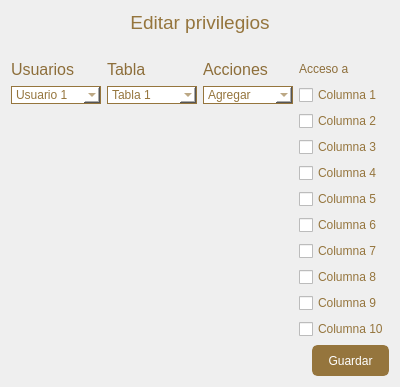
<?xml version="1.0" encoding="UTF-8"?>
<ui version="4.0">
 <class>Form</class>
 <widget class="QWidget" name="Form">
  <property name="geometry">
   <rect>
    <x>0</x>
    <y>0</y>
    <width>400</width>
    <height>300</height>
   </rect>
  </property>
  <property name="windowTitle">
   <string>Form</string>
  </property>
  <layout class="QVBoxLayout" name="verticalLayout">
     <item>
      <spacer name="verticalSpacer_18">
       <property name="orientation">
        <enum>Qt::Vertical</enum>
       </property>
       <property name="sizeHint" stdset="0">
        <size>
         <width>20</width>
         <height>40</height>
        </size>
       </property>
      </spacer>
     </item>
     <item>
      <layout class="QHBoxLayout" name="horizontalLayout_2">
       <item>
        <spacer name="horizontalSpacer_4">
         <property name="orientation">
          <enum>Qt::Horizontal</enum>
         </property>
         <property name="sizeHint" stdset="0">
          <size>
           <width>40</width>
           <height>20</height>
          </size>
         </property>
        </spacer>
       </item>
       <item>
        <widget class="QLabel" name="label_editar_privilegios">
         <property name="styleSheet">
          <string notr="true">font: 26pt &quot;Arial Black&quot;;
color: rgb(149, 117, 61);</string>
         </property>
         <property name="text">
          <string>&lt;html&gt;&lt;head/&gt;&lt;body&gt;&lt;p align=&quot;center&quot;&gt;&lt;span style=&quot; font-size:14pt;&quot;&gt;Editar privilegios&lt;/span&gt;&lt;/p&gt;&lt;/body&gt;&lt;/html&gt;</string>
         </property>
        </widget>
       </item>
       <item>
        <spacer name="horizontalSpacer_3">
         <property name="orientation">
          <enum>Qt::Horizontal</enum>
         </property>
         <property name="sizeHint" stdset="0">
          <size>
           <width>40</width>
           <height>20</height>
          </size>
         </property>
        </spacer>
       </item>
      </layout>
     </item>
     <item>
      <spacer name="horizontalSpacer">
       <property name="orientation">
        <enum>Qt::Horizontal</enum>
       </property>
       <property name="sizeHint" stdset="0">
        <size>
         <width>40</width>
         <height>20</height>
        </size>
       </property>
      </spacer>
     </item>
     <item>
      <layout class="QGridLayout" name="gridLayout">
       <item row="0" column="1">
        <widget class="QLabel" name="label_tablas">
         <property name="styleSheet">
          <string notr="true">font: 12pt &quot;Arial Rounded MT Bold&quot;;
color: rgb(141, 110, 58);</string>
         </property>
         <property name="text">
          <string>&lt;html&gt;&lt;head/&gt;&lt;body&gt;&lt;p&gt;&lt;span style=&quot; font-size:12pt;&quot;&gt;Tabla&lt;/span&gt;&lt;/p&gt;&lt;/body&gt;&lt;/html&gt;</string>
         </property>
        </widget>
       </item>
       <item row="7" column="3">
        <widget class="QCheckBox" name="acceso_8">
         <property name="styleSheet">
          <string notr="true">
font: 75 11pt &quot;MS Shell Dlg 2&quot;;
color: rgb(149, 117, 61);</string>
         </property>
         <property name="text">
          <string>Columna 7</string>
         </property>
        </widget>
       </item>
       <item row="1" column="0">
        <widget class="QComboBox" name="usuarioslist">
         <property name="styleSheet">
          <string notr="true">QComboBox{
border: 1px solid #95753d;
background-color: white;
font: 75 11pt &quot;MS Shell Dlg 2&quot;;
color: rgb(149, 117, 61);
}</string>
         </property>
         <item>
          <property name="text">
           <string>Usuario 1</string>
          </property>
         </item>
         <item>
          <property name="text">
           <string>Usuario 2</string>
          </property>
         </item>
         <item>
          <property name="text">
           <string>Usuario 3</string>
          </property>
         </item>
        </widget>
       </item>
       <item row="1" column="3">
        <widget class="QCheckBox" name="acceso_1">
         <property name="styleSheet">
          <string notr="true">
font: 75 11pt &quot;MS Shell Dlg 2&quot;;
color: rgb(149, 117, 61);</string>
         </property>
         <property name="text">
          <string>Columna 1</string>
         </property>
        </widget>
       </item>
       <item row="10" column="3">
        <widget class="QCheckBox" name="acceso_2">
         <property name="styleSheet">
          <string notr="true">
font: 75 11pt &quot;MS Shell Dlg 2&quot;;
color: rgb(149, 117, 61);</string>
         </property>
         <property name="text">
          <string>Columna 10</string>
         </property>
        </widget>
       </item>
       <item row="4" column="3">
        <widget class="QCheckBox" name="acceso_5">
         <property name="styleSheet">
          <string notr="true">
font: 75 11pt &quot;MS Shell Dlg 2&quot;;
color: rgb(149, 117, 61);</string>
         </property>
         <property name="text">
          <string>Columna 4</string>
         </property>
        </widget>
       </item>
       <item row="5" column="3">
        <widget class="QCheckBox" name="acceso_6">
         <property name="styleSheet">
          <string notr="true">
font: 75 11pt &quot;MS Shell Dlg 2&quot;;
color: rgb(149, 117, 61);</string>
         </property>
         <property name="text">
          <string>Columna 5</string>
         </property>
        </widget>
       </item>
       <item row="0" column="3">
        <widget class="QLabel" name="label_accesos">
         <property name="styleSheet">
          <string notr="true">font: 12pt &quot;Arial Rounded MT Bold&quot;;
color: rgb(141, 110, 58);</string>
         </property>
         <property name="text">
          <string>&lt;html&gt;&lt;head/&gt;&lt;body&gt;&lt;p&gt;Acceso a&lt;/p&gt;&lt;/body&gt;&lt;/html&gt;</string>
         </property>
        </widget>
       </item>
       <item row="0" column="0">
        <widget class="QLabel" name="label_Usuarios">
         <property name="styleSheet">
          <string notr="true">font: 10pt &quot;Arial Rounded MT Bold&quot;;
color: rgb(141, 110, 58);</string>
         </property>
         <property name="text">
          <string>&lt;html&gt;&lt;head/&gt;&lt;body&gt;&lt;p&gt;&lt;span style=&quot; font-size:12pt;&quot;&gt;Usuarios&lt;/span&gt;&lt;/p&gt;&lt;/body&gt;&lt;/html&gt;</string>
         </property>
        </widget>
       </item>
       <item row="3" column="3">
        <widget class="QCheckBox" name="acceso_4">
         <property name="styleSheet">
          <string notr="true">
font: 75 11pt &quot;MS Shell Dlg 2&quot;;
color: rgb(149, 117, 61);</string>
         </property>
         <property name="text">
          <string>Columna 3</string>
         </property>
        </widget>
       </item>
       <item row="8" column="3">
        <widget class="QCheckBox" name="acceso_9">
         <property name="styleSheet">
          <string notr="true">
font: 75 11pt &quot;MS Shell Dlg 2&quot;;
color: rgb(149, 117, 61);</string>
         </property>
         <property name="text">
          <string>Columna 8</string>
         </property>
        </widget>
       </item>
       <item row="9" column="3">
        <widget class="QCheckBox" name="acceso_10">
         <property name="styleSheet">
          <string notr="true">
font: 75 11pt &quot;MS Shell Dlg 2&quot;;
color: rgb(149, 117, 61);</string>
         </property>
         <property name="text">
          <string>Columna 9</string>
         </property>
        </widget>
       </item>
       <item row="2" column="3">
        <widget class="QCheckBox" name="acceso_3">
         <property name="styleSheet">
          <string notr="true">
font: 75 11pt &quot;MS Shell Dlg 2&quot;;
color: rgb(149, 117, 61);</string>
         </property>
         <property name="text">
          <string>Columna 2</string>
         </property>
        </widget>
       </item>
       <item row="6" column="3">
        <widget class="QCheckBox" name="acceso_7">
         <property name="styleSheet">
          <string notr="true">
font: 75 11pt &quot;MS Shell Dlg 2&quot;;
color: rgb(149, 117, 61);</string>
         </property>
         <property name="text">
          <string>Columna 6</string>
         </property>
        </widget>
       </item>
       <item row="0" column="2">
        <widget class="QLabel" name="label_acciones">
         <property name="styleSheet">
          <string notr="true">font: 10pt &quot;Arial Rounded MT Bold&quot;;
color: rgb(141, 110, 58);</string>
         </property>
         <property name="text">
          <string>&lt;html&gt;&lt;head/&gt;&lt;body&gt;&lt;p&gt;&lt;span style=&quot; font-size:12pt;&quot;&gt;Acciones&lt;/span&gt;&lt;/p&gt;&lt;/body&gt;&lt;/html&gt;</string>
         </property>
        </widget>
       </item>
       <item row="1" column="1">
        <widget class="QComboBox" name="tablaslist">
         <property name="styleSheet">
          <string notr="true">QComboBox{
border: 1px solid #95753d;
background-color: white;
font: 75 11pt &quot;MS Shell Dlg 2&quot;;
color: rgb(149, 117, 61);
}</string>
         </property>
         <item>
          <property name="text">
           <string>Tabla 1</string>
          </property>
         </item>
         <item>
          <property name="text">
           <string>Tabla 2</string>
          </property>
         </item>
         <item>
          <property name="text">
           <string>Tabla 3</string>
          </property>
         </item>
         <item>
          <property name="text">
           <string>Tabla 4</string>
          </property>
         </item>
         <item>
          <property name="text">
           <string>Tabla 5</string>
          </property>
         </item>
         <item>
          <property name="text">
           <string>Tabla 6</string>
          </property>
         </item>
         <item>
          <property name="text">
           <string>Tabla 7</string>
          </property>
         </item>
         <item>
          <property name="text">
           <string>Tabla 8</string>
          </property>
         </item>
         <item>
          <property name="text">
           <string>Tabla 9</string>
          </property>
         </item>
         <item>
          <property name="text">
           <string>Tabla 10</string>
          </property>
         </item>
         <item>
          <property name="text">
           <string>Tabla 11</string>
          </property>
         </item>
         <item>
          <property name="text">
           <string>Tabla 12</string>
          </property>
         </item>
         <item>
          <property name="text">
           <string>Tabla 13</string>
          </property>
         </item>
         <item>
          <property name="text">
           <string>Tabla 14</string>
          </property>
         </item>
         <item>
          <property name="text">
           <string>Tabla 15</string>
          </property>
         </item>
         <item>
          <property name="text">
           <string>Tabla 16</string>
          </property>
         </item>
         <item>
          <property name="text">
           <string>Tabla 17</string>
          </property>
         </item>
        </widget>
       </item>
       <item row="1" column="2">
        <widget class="QComboBox" name="accioneslist">
         <property name="styleSheet">
          <string notr="true">QComboBox{
border: 1px solid #95753d;
background-color: white;
font: 75 11pt &quot;MS Shell Dlg 2&quot;;
color: rgb(149, 117, 61);
}</string>
         </property>
         <item>
          <property name="text">
           <string>Agregar</string>
          </property>
         </item>
         <item>
          <property name="text">
           <string>Modificar</string>
          </property>
         </item>
         <item>
          <property name="text">
           <string>Eliminar</string>
          </property>
         </item>
        </widget>
       </item>
      </layout>
     </item>
     <item>
      <spacer name="verticalSpacer_17">
       <property name="orientation">
        <enum>Qt::Vertical</enum>
       </property>
       <property name="sizeHint" stdset="0">
        <size>
         <width>20</width>
         <height>40</height>
        </size>
       </property>
      </spacer>
     </item>
     <item>
      <layout class="QHBoxLayout" name="horizontalLayout_3">
       <item>
        <spacer name="horizontalSpacer_2">
         <property name="orientation">
          <enum>Qt::Horizontal</enum>
         </property>
         <property name="sizeHint" stdset="0">
          <size>
           <width>40</width>
           <height>20</height>
          </size>
         </property>
        </spacer>
       </item>
       <item>
        <widget class="QPushButton" name="button_guardar">
         <property name="styleSheet">
          <string notr="true">QPushButton {
border-radius: 6px;
border: 3px solid #95753d;
background-color: #95753d;
color: white;
height: 25px;
}

QPushButton:hover {
	background-color: rgb(116, 91, 47);
	color: rgb(255, 255, 255);
	border: 3px solid  rgb(116, 91, 47);
}

QPushButton:pressed {
    border-style: inset;
    background-color: rgb(103, 80, 41);
	color: rgb(255, 255, 255);
	border: 3px solid  rgb(103, 80, 41);
}</string>
         </property>
         <property name="text">
          <string>    Guardar    </string>
         </property>
        </widget>
       </item>
      </layout>
     </item>
    </layout>
 </widget>
 <resources/>
 <connections/>
</ui>
